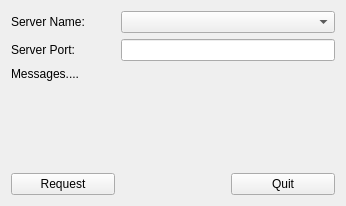
<?xml version="1.0" encoding="UTF-8"?>
<ui version="4.0">
 <class>frmTcpClient</class>
 <widget class="QWidget" name="frmTcpClient">
  <property name="geometry">
   <rect>
    <x>0</x>
    <y>0</y>
    <width>346</width>
    <height>201</height>
   </rect>
  </property>
  <property name="windowTitle">
   <string>Form</string>
  </property>
  <layout class="QGridLayout" name="gridLayout_2">
   <item row="0" column="0">
    <layout class="QGridLayout" name="gridLayout">
     <item row="0" column="0">
      <widget class="myLabel" name="lblIPAddress">
       <property name="text">
        <string>Server Name:</string>
       </property>
      </widget>
     </item>
     <item row="0" column="1" colspan="2">
      <widget class="QComboBox" name="cmbIPAddresses"/>
     </item>
     <item row="1" column="0">
      <widget class="myLabel" name="lblPort">
       <property name="text">
        <string>Server Port:</string>
       </property>
      </widget>
     </item>
     <item row="1" column="1" colspan="2">
      <widget class="QLineEdit" name="ledtPort"/>
     </item>
     <item row="2" column="0" colspan="3">
      <widget class="myLabel" name="lblMessages">
       <property name="sizePolicy">
        <sizepolicy hsizetype="MinimumExpanding" vsizetype="MinimumExpanding">
         <horstretch>0</horstretch>
         <verstretch>0</verstretch>
        </sizepolicy>
       </property>
       <property name="minimumSize">
        <size>
         <width>200</width>
         <height>100</height>
        </size>
       </property>
       <property name="text">
        <string>Messages....</string>
       </property>
       <property name="alignment">
        <set>Qt::AlignLeading|Qt::AlignLeft|Qt::AlignTop</set>
       </property>
      </widget>
     </item>
     <item row="3" column="0">
      <widget class="QPushButton" name="btnRequest">
       <property name="sizePolicy">
        <sizepolicy hsizetype="MinimumExpanding" vsizetype="MinimumExpanding">
         <horstretch>0</horstretch>
         <verstretch>0</verstretch>
        </sizepolicy>
       </property>
       <property name="maximumSize">
        <size>
         <width>16777215</width>
         <height>100</height>
        </size>
       </property>
       <property name="text">
        <string>Request</string>
       </property>
      </widget>
     </item>
     <item row="3" column="1">
      <spacer name="horizontalSpacer">
       <property name="orientation">
        <enum>Qt::Horizontal</enum>
       </property>
       <property name="sizeHint" stdset="0">
        <size>
         <width>40</width>
         <height>20</height>
        </size>
       </property>
      </spacer>
     </item>
     <item row="3" column="2">
      <widget class="QPushButton" name="btnQuit">
       <property name="sizePolicy">
        <sizepolicy hsizetype="MinimumExpanding" vsizetype="MinimumExpanding">
         <horstretch>0</horstretch>
         <verstretch>0</verstretch>
        </sizepolicy>
       </property>
       <property name="maximumSize">
        <size>
         <width>16777215</width>
         <height>100</height>
        </size>
       </property>
       <property name="text">
        <string>Quit</string>
       </property>
      </widget>
     </item>
    </layout>
   </item>
  </layout>
 </widget>
 <customwidgets>
  <customwidget>
   <class>myLabel</class>
   <extends>QLabel</extends>
   <header>mylabel.h</header>
  </customwidget>
 </customwidgets>
 <resources/>
 <connections/>
</ui>
